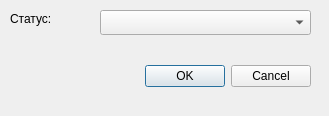
<?xml version="1.0" encoding="UTF-8"?>
<ui version="4.0">
 <class>ChangeStatusDialog</class>
 <widget class="QDialog" name="ChangeStatusDialog">
  <property name="geometry">
   <rect>
    <x>0</x>
    <y>0</y>
    <width>329</width>
    <height>116</height>
   </rect>
  </property>
  <property name="windowTitle">
   <string>Установить статус рейса</string>
  </property>
  <widget class="QDialogButtonBox" name="buttonBox">
   <property name="geometry">
    <rect>
     <x>60</x>
     <y>60</y>
     <width>251</width>
     <height>32</height>
    </rect>
   </property>
   <property name="orientation">
    <enum>Qt::Horizontal</enum>
   </property>
   <property name="standardButtons">
    <set>QDialogButtonBox::Cancel|QDialogButtonBox::Ok</set>
   </property>
  </widget>
  <widget class="QLabel" name="label">
   <property name="geometry">
    <rect>
     <x>10</x>
     <y>10</y>
     <width>67</width>
     <height>17</height>
    </rect>
   </property>
   <property name="text">
    <string>Статус:</string>
   </property>
  </widget>
  <widget class="QComboBox" name="m_statusList">
   <property name="geometry">
    <rect>
     <x>100</x>
     <y>10</y>
     <width>211</width>
     <height>25</height>
    </rect>
   </property>
  </widget>
 </widget>
 <resources/>
 <connections>
  <connection>
   <sender>buttonBox</sender>
   <signal>accepted()</signal>
   <receiver>ChangeStatusDialog</receiver>
   <slot>accept()</slot>
   <hints>
    <hint type="sourcelabel">
     <x>248</x>
     <y>254</y>
    </hint>
    <hint type="destinationlabel">
     <x>157</x>
     <y>274</y>
    </hint>
   </hints>
  </connection>
  <connection>
   <sender>buttonBox</sender>
   <signal>rejected()</signal>
   <receiver>ChangeStatusDialog</receiver>
   <slot>reject()</slot>
   <hints>
    <hint type="sourcelabel">
     <x>316</x>
     <y>260</y>
    </hint>
    <hint type="destinationlabel">
     <x>286</x>
     <y>274</y>
    </hint>
   </hints>
  </connection>
 </connections>
</ui>
